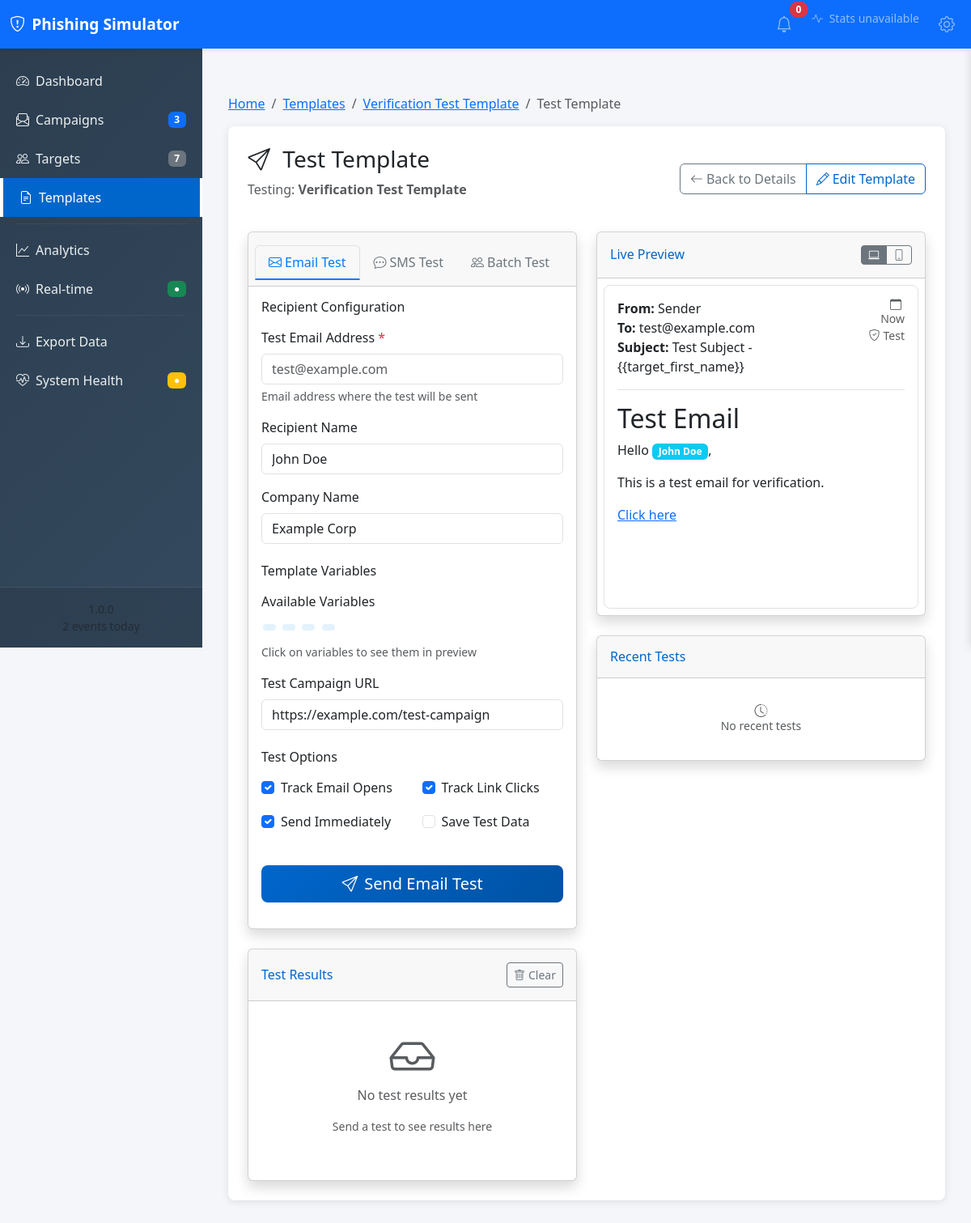
/admin/templates/1/test, run on the app's committed database.
### models/template.py (models this page shows, shortened)
class Template(db.Model):
    __tablename__ = 'templates'
    id = Column(Integer, primary_key=True)
    name = Column(String(100), nullable=False, unique=True)
    type = Column(
        Enum('email', 'sms', name='template_type'),
        nullable=False,
        default='email'
    )
    subject = Column(String(200))  # Doar pentru email-uri
    content = Column(Text, nullable=False)
    description = Column(Text)
    created_at = Column(DateTime, default=datetime.utcnow, nullable=False)
    updated_at = Column(DateTime, default=datetime.utcnow, onupdate=datetime.utcnow)
    created_by = Column(String(50), default='admin')
    is_active = Column(Boolean, default=True)
    language = Column(String(5), default='en')  # ISO language code
    category = Column(String(50))  # banking, social, work, government, etc.
    difficulty_level = Column(
        Enum('easy', 'medium', 'hard', name='difficulty_level'),
        default='medium'
    )
    usage_count = Column(Integer, default=0)
    success_rate = Column(db.Float, default=0.0)  # Percentage

### routes/templates.py (the view, shortened to what this page needs)
@bp.route('/<int:template_id>/test', methods=['GET', 'POST'])
def test_template(template_id):
    template = Template.query.get_or_404(template_id)
    if request.method == 'GET':
        return render_template('admin/test_template.html', template=template)

### utils/helpers.py (called while the page is built)
def get_client_ip():
    try:
        if request and request.headers.getlist("X-Forwarded-For"):
            ip = request.headers.getlist("X-Forwarded-For")[0]
        elif request and request.headers.get("X-Real-IP"):
            ip = request.headers.get("X-Real-IP")
        elif request:
            ip = request.remote_addr
        else:
            ip = None
        return ip or "Unknown"
    except RuntimeError:
        return "127.0.0.1"

### utils/security.py (called while the page is built)
def apply_security_headers(response):
    response.headers['X-Frame-Options'] = 'DENY'
    response.headers['X-Content-Type-Options'] = 'nosniff'
    response.headers['X-XSS-Protection'] = '1; mode=block'
    response.headers['Referrer-Policy'] = 'strict-origin-when-cross-origin'
    csp = "default-src 'self'; " \
          "script-src 'self' 'unsafe-inline' cdn.jsdelivr.net; " \
          "style-src 'self' 'unsafe-inline' cdn.jsdelivr.net; " \
          "img-src 'self' data:; " \
          "font-src 'self' cdn.jsdelivr.net;"
    response.headers['Content-Security-Policy'] = csp
    if request.is_secure:
        response.headers['Strict-Transport-Security'] = 'max-age=31536000; includeSubDomains'
    return response

### templates/admin/test_template.html (shortened to what this page needs)
{% extends "admin/base.html" %}
{% block breadcrumb %}
<li class="breadcrumb-item"><a href="{{ url_for('templates.list_templates') }}">Templates</a></li>
{% if template %}
<li class="breadcrumb-item"><a href="{{ url_for('templates.view_template', template_id=template.id) }}">{{ template.name }}</a></li>
{% endif %}
<li class="breadcrumb-item active">Test Template</li>
{% endblock %}
{% block content %}
<div class="row mb-4">
    <div class="col-12">
        <div class="d-flex justify-content-between align-items-center">
            <div>
                <h1 class="h3 mb-2">
                    <i class="bi bi-send me-2"></i>
                    Test Template
                </h1>
                {% if template %}
                <p class="text-muted">Testing: <strong>{{ template.name }}</strong></p>
                {% else %}
                <p class="text-muted">Configure and test email templates</p>
                {% endif %}
            </div>
            <div class="btn-group">
                {% if template %}
                <a href="{{ url_for('templates.view_template', template_id=template.id) }}"
                   class="btn btn-outline-secondary">
                    <i class="bi bi-arrow-left me-1"></i>Back to Details
                </a>
                <a href="{{ url_for('templates.edit_template', template_id=template.id) }}"
                   class="btn btn-outline-primary">
                    <i class="bi bi-pencil me-1"></i>Edit Template
                </a>
                {% endif %}
            </div>
        </div>
    </div>
</div>
<div class="row">
    <div class="col-lg-6">
        <div class="card shadow mb-4">
            <div class="card-header py-3">
                <ul class="nav nav-tabs test-mode-tabs card-header-tabs" role="tablist">
                    <li class="nav-item" role="presentation">
                        <button class="nav-link active" id="email-test-tab" data-bs-toggle="tab"
                                data-bs-target="#email-test-pane" type="button" role="tab">
                            <i class="bi bi-envelope me-1"></i>Email Test
                        </button>
                    </li>
                    <li class="nav-item" role="presentation">
                        <button class="nav-link" id="sms-test-tab" data-bs-toggle="tab"
                                data-bs-target="#sms-test-pane" type="button" role="tab">
                            <i class="bi bi-chat-dots me-1"></i>SMS Test
                        </button>
                    </li>
                    <li class="nav-item" role="presentation">
                        <button class="nav-link" id="batch-test-tab" data-bs-toggle="tab"
                                data-bs-target="#batch-test-pane" type="button" role="tab">
                            <i class="bi bi-people me-1"></i>Batch Test
                        </button>
                    </li>
                </ul>
            </div>
            <div class="card-body">
                <div class="tab-content">
                    <div class="tab-pane fade show active" id="email-test-pane" role="tabpanel">
                        <form id="emailTestForm">
                            <div class="mb-4">
                                <h6 class="font-weight-bold mb-3">Recipient Configuration</h6>
                                <div class="mb-3">
                                    <label for="test_email" class="form-label">
                                        Test Email Address <span class="text-danger">*</span>
                                    </label>
                                    <input type="email" class="form-control" id="test_email" name="test_email"
                                           placeholder="test@example.com" required>
                                    <div class="form-text">Email address where the test will be sent</div>
                                </div>
                                <div class="mb-3">
                                    <label for="recipient_name" class="form-label">Recipient Name</label>
                                    <input type="text" class="form-control" id="recipient_name" name="recipient_name"
                                           placeholder="John Doe" value="John Doe">
                                </div>
                                <div class="mb-3">
                                    <label for="company_name" class="form-label">Company Name</label>
                                    <input type="text" class="form-control" id="company_name" name="company_name"
                                           placeholder="Example Corp" value="Example Corp">
                                </div>
                            </div>
                            <div class="mb-4">
                                <h6 class="font-weight-bold mb-3">Template Variables</h6>
                                <div class="mb-3">
                                    <label class="form-label">Available Variables</label>
                                    <div class="mb-2">
                                        <span class="variable-chip" onclick="insertVariable('target_name')">{{target_name}}</span>
                                        <span class="variable-chip" onclick="insertVariable('target_email')">{{target_email}}</span>
                                        <span class="variable-chip" onclick="insertVariable('company_name')">{{company_name}}</span>
                                        <span class="variable-chip" onclick="insertVariable('campaign_url')">{{campaign_url}}</span>
                                    </div>
                                    <div class="form-text">Click on variables to see them in preview</div>
                                </div>
                                <div class="mb-3">
                                    <label for="campaign_url" class="form-label">Test Campaign URL</label>
                                    <input type="url" class="form-control" id="campaign_url" name="campaign_url"
                                           placeholder="https://example.com/campaign"
                                           value="https://example.com/test-campaign">
                                </div>
                            </div>
                            <div class="mb-4">
                                <h6 class="font-weight-bold mb-3">Test Options</h6>
                                <div class="row">
                                    <div class="col-sm-6 mb-3">
                                        <div class="form-check">
                                            <input class="form-check-input" type="checkbox" id="track_opens" checked>
                                            <label class="form-check-label" for="track_opens">
                                                Track Email Opens
                                            </label>
                                        </div>
                                    </div>
                                    <div class="col-sm-6 mb-3">
                                        <div class="form-check">
                                            <input class="form-check-input" type="checkbox" id="track_clicks" checked>
                                            <label class="form-check-label" for="track_clicks">
                                                Track Link Clicks
                                            </label>
                                        </div>
                                    </div>
                                    <div class="col-sm-6 mb-3">
                                        <div class="form-check">
                                            <input class="form-check-input" type="checkbox" id="send_immediately" checked>
                                            <label class="form-check-label" for="send_immediately">
                                                Send Immediately
                                            </label>
                                        </div>
                                    </div>
                                    <div class="col-sm-6 mb-3">
                                        <div class="form-check">
                                            <input class="form-check-input" type="checkbox" id="save_test_data">
                                            <label class="form-check-label" for="save_test_data">
                                                Save Test Data
                                            </label>
                                        </div>
                                    </div>
                                </div>
                            </div>
                            <div class="d-grid">
                                <button type="button" class="btn btn-primary btn-lg" onclick="sendEmailTest()">
                                    <i class="bi bi-send me-2"></i>Send Email Test
                                </button>
                            </div>
                        </form>
                    </div>
                </div>
            </div>
        </div>
        <div class="card shadow">
            <div class="card-header py-3 d-flex justify-content-between align-items-center">
                <h6 class="m-0 font-weight-bold text-primary">Test Results</h6>
                <button type="button" class="btn btn-sm btn-outline-secondary" onclick="clearResults()">
                    <i class="bi bi-trash me-1"></i>Clear
                </button>
            </div>
            <div class="card-body">
                <div id="testResults">
                    <div class="text-center text-muted py-4">
                        <i class="bi bi-inbox display-4"></i>
                        <p class="mt-2">No test results yet</p>
                        <p class="small">Send a test to see results here</p>
                    </div>
                </div>
            </div>
        </div>
    </div>
    <div class="col-lg-6">
        <div class="real-time-preview">
            <div class="card shadow mb-4">
                <div class="card-header py-3 d-flex justify-content-between align-items-center">
                    <h6 class="m-0 font-weight-bold text-primary">Live Preview</h6>
                    <div class="btn-group btn-group-sm" role="group">
                        <label class="btn btn-outline-secondary" for="desktop_preview" title="Desktop Preview">
                            <i class="bi bi-laptop"></i>
                        </label>
                        <label class="btn btn-outline-secondary" for="mobile_preview" title="Mobile Preview">
                            <i class="bi bi-phone"></i>
                        </label>
                    </div>
                </div>
                <div class="card-body p-2">
                    <div class="preview-container p-3" id="livePreview">
                        {% if template %}
                        <div class="border-bottom pb-3 mb-3">
                            <div class="d-flex justify-content-between align-items-start">
                                <div>
                                    <strong>From:</strong> <span id="previewSender">{{ template.sender_name or 'Sender' }}</span><br>
                                    <strong>To:</strong> <span id="previewRecipient">test@example.com</span><br>
                                    <strong>Subject:</strong> <span id="previewSubject">{{ template.subject }}</span>
                                </div>
                                <div class="text-end small text-muted">
                                    <i class="bi bi-calendar me-1"></i>Now<br>
                                    <i class="bi bi-shield-check me-1"></i>Test
                                </div>
                            </div>
                        </div>
                        <div id="previewContent">
                            {{ template.content | safe }}
                        </div>
                        {% endif %}
                    </div>
                </div>
            </div>
            <div class="card shadow">
                <div class="card-header py-3">
                    <h6 class="m-0 font-weight-bold text-primary">Recent Tests</h6>
                </div>
                <div class="card-body">
                    <div class="test-history" id="testHistory">
                        <div class="text-center text-muted py-3">
                            <i class="bi bi-clock-history"></i>
                            <p class="small mb-0">No recent tests</p>
                        </div>
                    </div>
                </div>
            </div>
        </div>
    </div>
</div>
{% endblock %}

### static/css/admin.css (style rules this page uses)
.admin-layout { margin: 0; padding: 0; background-color: #f5f6fa; font-family: 'Segoe UI', Tahoma, Geneva, Verdana, sans-serif; }
.btn-primary { background: linear-gradient(135deg, var(--primary-color) 0%, var(--primary-dark) 100%); border: none; padding: 0.5rem 1.5rem; font-weight: 500; transition: all 0.3s ease; }
.btn-outline-primary { border-color: var(--primary-color); color: var(--primary-color); }
.text-primary { color: var(--primary-color) !important; }

### templates/admin/test_template.html (style rules this page uses)
.preview-container { background: white; border: 1px solid #dee2e6; border-radius: 8px; min-height: 400px; max-height: 600px; overflow-y: auto; }
.variable-chip { display: inline-block; background: #e3f2fd; color: #1976d2; padding: 0.25rem 0.5rem; border-radius: 4px; font-size: 0.875rem; margin: 0.125rem; cursor: pointer; }
.test-history { max-height: 300px; overflow-y: auto; }
.real-time-preview { position: sticky; top: 20px; }
.test-mode-tabs .nav-link { color: #6c757d; border-bottom: 2px solid transparent; }
.test-mode-tabs .nav-link.active { color: #007bff; border-bottom-color: #007bff; background: none; }

### data on the page
Template: name "Verification Test Template", subject "Test Subject - {{target_first_name}}", content "Test Email Hello This is a test email for verification. Click here"

### other printed values
{{ app_name or 'Phishing Simulator' }} "Phishing Simulator"
{{ sidebar_stats.total_campaigns or 0 }} "3"
{{ sidebar_stats.total_targets or 0 }} "7"
{{ template.sender_name or 'Sender' }} "Sender"
